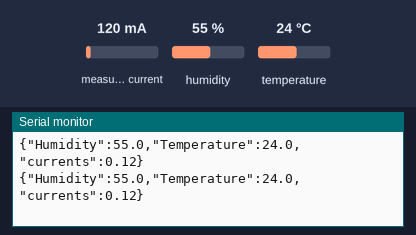
A sketch run on a simulated Arduino Uno, built with avr-gcc and run on an emulated ATmega328P. Shown: the last lines printed to the serial monitor. Inputs (shaded band) come from the test bench; at power-on: measured current 120 mA, humidity 55 %, temperature 24 °C.

Above: at 2.1 s.
2.2 s: measured current set to 40 mA
At 3.5 s:
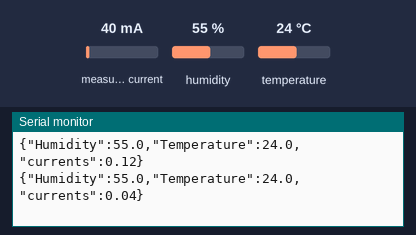
3.8 s: humidity set to 22 %
At 3.8 s:
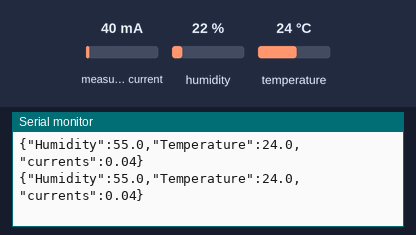
5.4 s: temperature set to 12 °C
At 6.6 s:
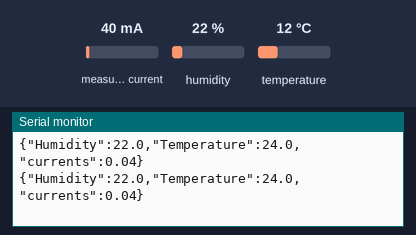
7.0 s: measured current set to 500 mA
At 8.2 s:
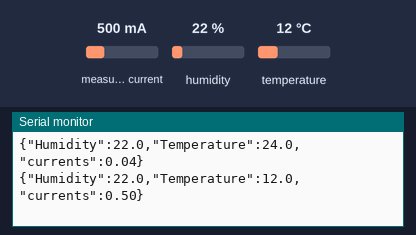
8.6 s: humidity set to 40 %
At 8.6 s:
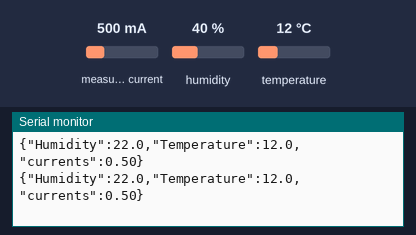
Timing chart, 0 to 11.2 s (numbered marks = the images above; inputs shaded):
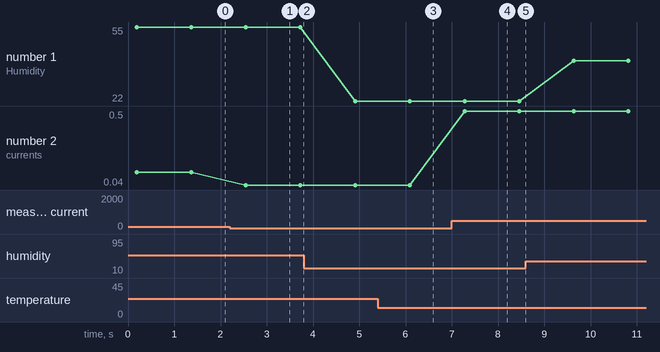

Measured:
- after the input at 2.2 s, the serial monitor: prints a new line after 0.35 s (image 1)
- after the input at 7.0 s, the serial monitor: prints a new line after 0.28 s (image 4)
- plotted number 1: 55 → 22 after the input at 3.8 s, 22 → 40 after the input at 8.6 s
- plotted number 2: 0.12 → 0.04 after the input at 2.2 s, 0.04 → 0.5 after the input at 7.0 s

The sketch:

_220V.ino
```cpp
#include "DHT.h"
#include "EmonLib.h"
DHT dht;
EnergyMonitor emon1;
void setup()
{
    Serial.begin(9600);
    dht.setup(10);
    emon1.current(2, 20);  //Current: input pin, calibration.
}

void loop()
{

    float humidity = dht.getHumidity();
    float temperature = dht.getTemperature();
    double Irms = emon1.calcIrms(1480);  // Calculate Irms only
    if(humidity>=0){
      Serial.print("{\"Humidity\":");
      Serial.print(humidity, 1);
      Serial.print(",\"Temperature\":");
      Serial.print(temperature, 1);
      Serial.print(",\"currents\":");
      Serial.print(Irms);
      Serial.println("}");// Irms
    }
    delay(1000);
}
```
